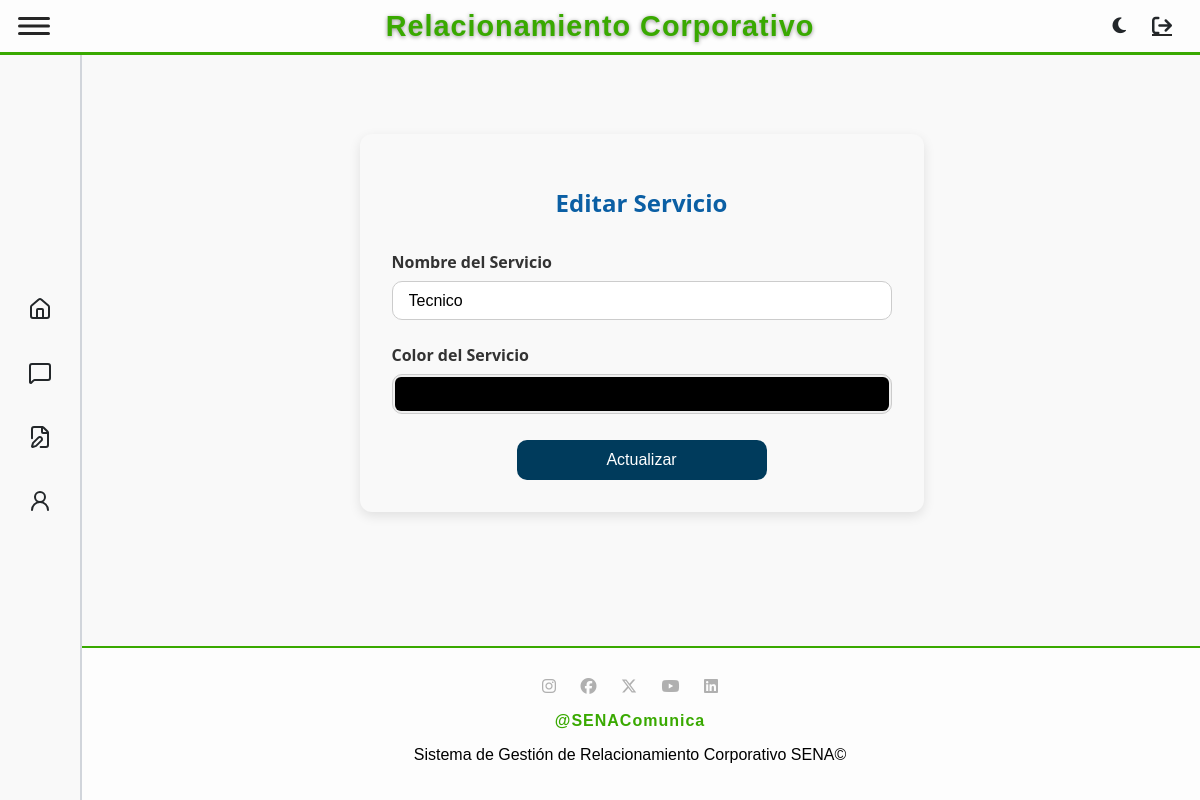
Before: /servicio/edit/5 (signed in) with the older database file.
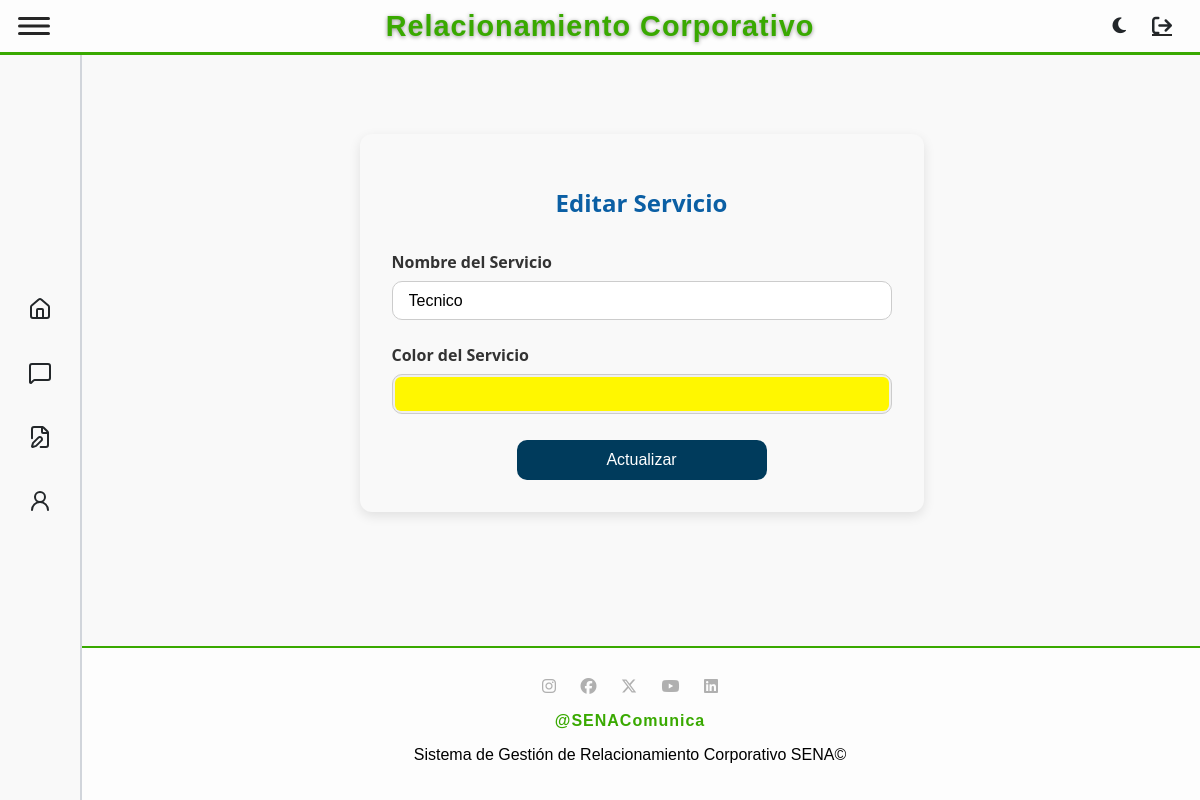
After: the same page with the newer database file.
### tables this page shows
CREATE TABLE `servicio` (
  `idServicio` int(11) NOT NULL,
  `Servicio` varchar(100) NOT NULL,
  `Color` varchar(7) NOT NULL
);

### app/controllers/baseController.php (called while the page is built, shortened)
<?php
class BaseController {
    public $layout = "default";
    public function render(string $view, array $arrayData = null) {
        $layout = MAIN_APP_ROUTE . "../views/layouts/{$this->layout}.php";
        include_once $layout;
    }
}

### app/controllers/servicioController.php (called while the page is built, shortened)
<?php
require_once "baseController.php";
require_once MAIN_APP_ROUTE."../models/ServicioModel.php";
class ServicioController extends BaseController {
    public function editServicio($id){
        $servicioObj = new ServicioModel();
        $servicioInfo = $servicioObj->getServicio($id);
        $data = [
            "servicio" => $servicioInfo,
            "titulo" => "Editar Servicio"
        ];
        $this->render("servicio/edit.php", $data);
    }
}

### app/models/BaseModel.php (called while the page is built, shortened)
<?php
abstract class BaseModel {
    public function __construct() {
        try {
            $options = [
                PDO::ATTR_ERRMODE => PDO::ERRMODE_EXCEPTION,
                PDO::ATTR_DEFAULT_FETCH_MODE => PDO::FETCH_OBJ
            ];
            $dsn = DRIVER.':host='.HOST.';dbname='.DATABASE;
            $this->dbConnection = new PDO($dsn, USERNAME_DB, PASSWORD_DB, $options);
        } catch (PDOException $ex) {
            echo 'Error en la conexión: '.$ex->getMessage();
            exit;
        }
    }
}

### app/models/ServicioModel.php (called while the page is built, shortened)
<?php
require_once MAIN_APP_ROUTE."../models/BaseModel.php";
class ServicioModel extends BaseModel {
    public function __construct(
        ?int $idServicio = null,
        ?string $Servicio = null
    ) {
        $this->table = "servicio";
    }
    public function getServicio($id) {
        try {
            $sql = "SELECT * FROM $this->table WHERE idServicio = :id";
            $statement = $this->dbConnection->prepare($sql);
            $statement->bindParam(":id", $id, PDO::PARAM_INT);
            $statement->execute();
            return $statement->fetch(PDO::FETCH_OBJ);
        } catch (PDOException $ex) {
            echo "Error al obtener servicio: " . $ex->getMessage();
        }
    }
}

### app/views/servicio/edit.php (the view, shortened to what this page needs)
<div class="data-container">
    <form action="/servicio/update" method="post">
        <h2 class="form-title">Editar Servicio</h2>
        <div class="form-group">
            <label for="Servicio">Nombre del Servicio</label>
            <input type="text" name="Servicio" id="Servicio" value="<?php echo $servicio->Servicio ?>"
                   required maxlength="100" class="form-control"
                   placeholder="Ingrese el nombre del servicio">
        </div>
        <div class="form-group">
            <label for="Color">Color del Servicio</label>
            <input type="color" name="Color" id="Color" required
                   class="form-control color-picker"
                   value="<?php echo isset($servicio->Color) ? $servicio->Color : '#4361ee' ?>">
        </div>
        <div class="button-group">
            <button type="submit" class="btn btn-primary">Actualizar</button>
        </div>
    </form>
</div>

Changed rows visible on the page:
changed servicio "Tecnico": Color "#000000" → "#fff700"
